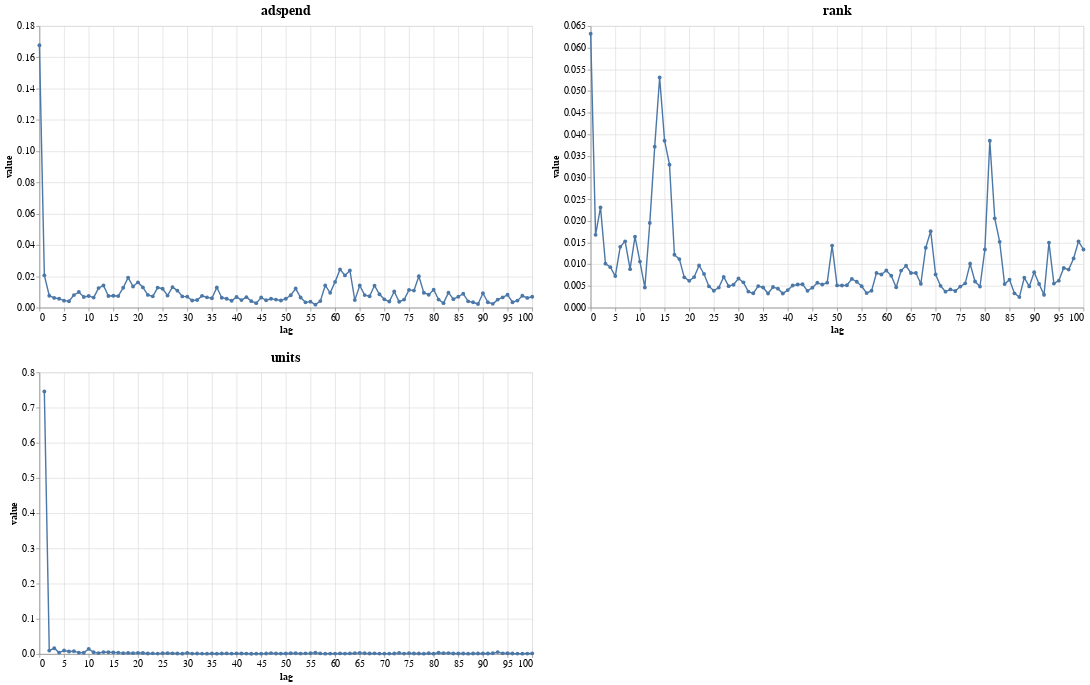

Notebook cell for this chart:
### Code cell
chart = alt.Chart(pd.melt(random_forest_importances, "lag")).mark_line(point=True).encode(
    x=alt.X("lag:Q", scale=alt.Scale(zero=False)),
    y=alt.Y("value:Q", scale=alt.Scale(zero=False))
)

alt.ConcatChart(
    concat=[
      chart.transform_filter(alt.FieldEqualPredicate(field="variable", equal=name)) \
                  .properties(title=name, height=400, width=700)
      for name in columns
    ],
    columns=2
).resolve_axis(
    x="independent",
    y="independent"
).resolve_scale(
    x="independent", 
    y="independent"
).configure_axis(
    labelFontSize=14,
    titleFontSize=14
).configure_title(fontSize=20)

### Figure 1 — Vega-Lite specification as saved in the notebook (floating-point values rounded to 4 significant figures; data arrays with more than 128 entries replaced by an {"elided": "..."} marker saying what was removed)
{"$schema": "https://vega.github.io/schema/vega-lite/v4.8.1.json", "columns": 2, "concat": [{"encoding": {"x": {"field": "lag", "scale": {"zero": false}, "type": "quantitative"}, "y": {"field": "value", "scale": {"zero": false}, "type": "quantitative"}}, "height": 400, "mark": {"point": true, "type": "line"}, "title": "adspend", "transform": [{"filter": {"equal": "adspend", "field": "variable"}}], "width": 700}, {"encoding": {"x": {"field": "lag", "scale": {"zero": false}, "type": "quantitative"}, "y": {"field": "value", "scale": {"zero": false}, "type": "quantitative"}}, "height": 400, "mark": {"point": true, "type": "line"}, "title": "rank", "transform": [{"filter": {"equal": "rank", "field": "variable"}}], "width": 700}, {"encoding": {"x": {"field": "lag", "scale": {"zero": false}, "type": "quantitative"}, "y": {"field": "value", "scale": {"zero": false}, "type": "quantitative"}}, "height": 400, "mark": {"point": true, "type": "line"}, "title": "units", "transform": [{"filter": {"equal": "units", "field": "variable"}}], "width": 700}], "config": {"axis": {"labelFontSize": 14, "titleFontSize": 14}, "title": {"fontSize": 20}, "view": {"continuousHeight": 300, "continuousWidth": 400}}, "data": {"name": "data-38e42f7ada88bbd1e7c746b36ce7d0a1"}, "datasets": {"data-38e42f7ada88bbd1e7c746b36ce7d0a1": {"elided": "303 records"}}, "resolve": {"axis": {"x": "independent", "y": "independent"}, "scale": {"x": "independent", "y": "independent"}}}
